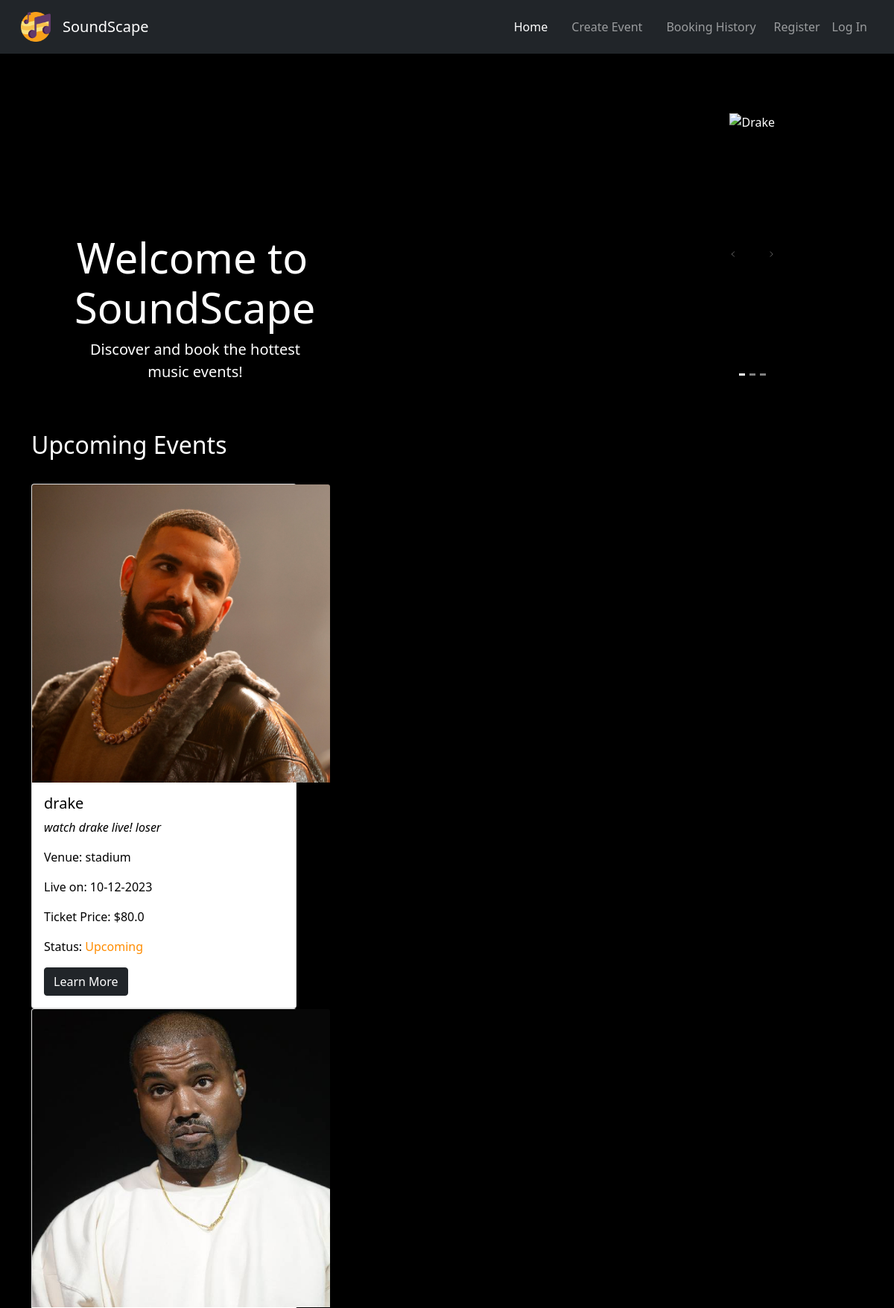
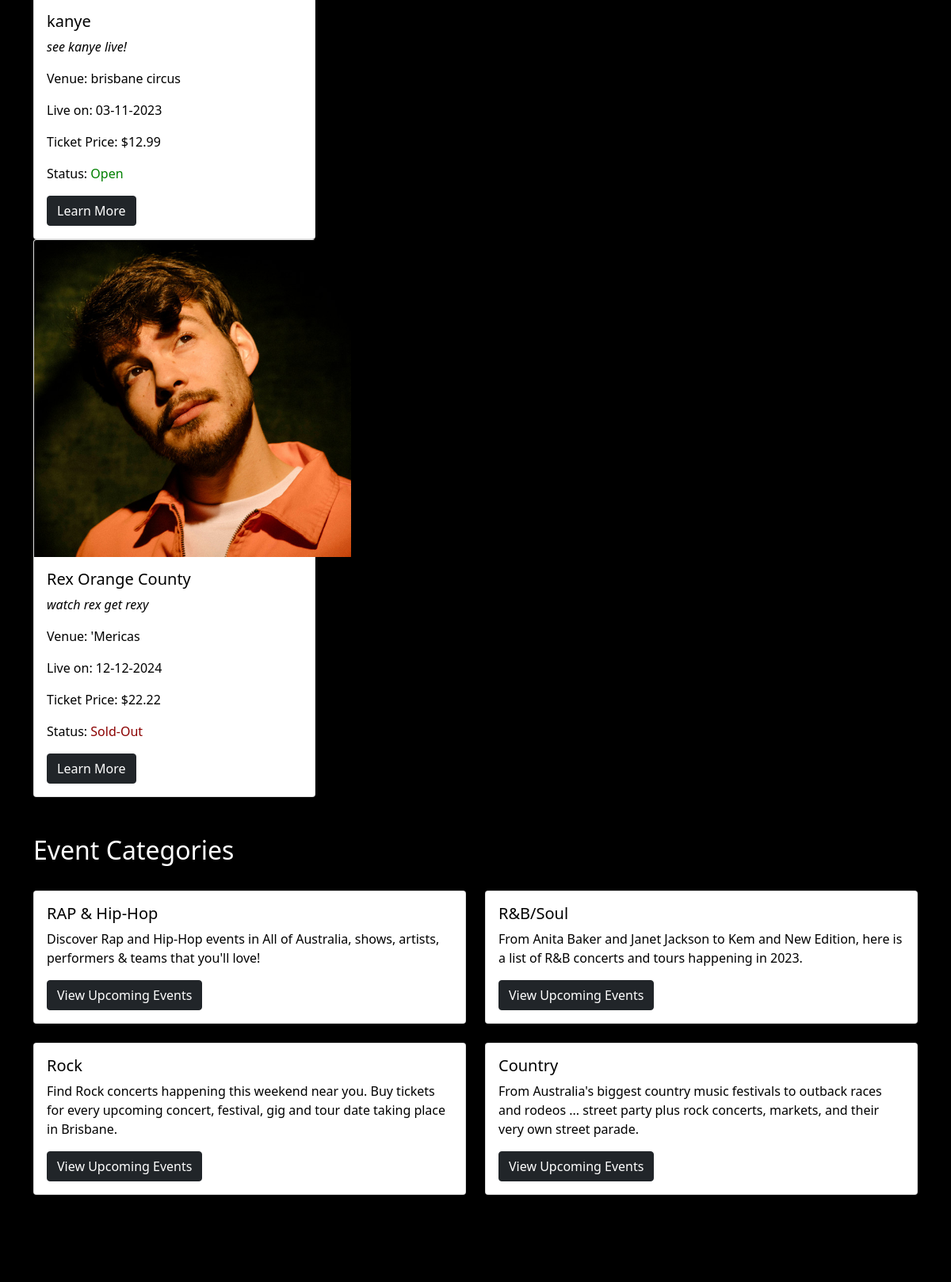
The page / (upper part) on the database its author committed (2 pictures, top to bottom).
### soundscape/models.py (models this page shows, shortened)
class Event(db.Model):
    __tablename__ = 'events'
    id = db.Column(db.Integer, primary_key=True)
    title = db.Column(db.String(50))
    description = db.Column(db.String(400))
    image = db.Column(db.String(400))
    venue = db.Column(db.String(100))
    date = db.Column(db.Date, default=datetime.now())
    status = db.Column(db.String(50))
    price = db.Column(db.Float)
    genre = db.Column(db.String(100))
    start_time = db.Column(db.Time)
    end_time = db.Column(db.Time)
    tickets_available = db.Column(db.Integer)

### soundscape/views.py (the view)
@mainbp.route('/')
def index():
    try:
        events = db.session.query(Event).all()  # Querying all events from the database
    except Exception as e:
        print(f"Error fetching events: {e}")  # Printing the error if there's an issue fetching events
        events = []  # Setting events to an empty list if there's an error
    return render_template('index.html', events=events)  # Rendering the main page template with the events

### soundscape/templates/index.html (shortened to what this page needs)
{% extends 'base.html' %}
{% block content %}
<div class="container-fluid">
    <div class="row">
        <div class="col-md-6">
            <div class="container mt-5">
                <div class="jumbotron">
                    <h1 class="display-4">Welcome to SoundScape</h1>
                    <p class="lead">Discover and book the hottest music events!</p>
                </div>
            </div>
        </div>
        <div class="col-md-6 d-flex justify-content-end">
            <div id="carouselExampleCaptions" class="carousel slide">
                <div class="carousel-indicators">
                    <button type="button" data-bs-target="#carouselExampleCaptions" data-bs-slide-to="0" class="active" aria-current="true" aria-label="Slide 1"></button>
                    <button type="button" data-bs-target="#carouselExampleCaptions" data-bs-slide-to="1" aria-label="Slide 2"></button>
                    <button type="button" data-bs-target="#carouselExampleCaptions" data-bs-slide-to="2" aria-label="Slide 3"></button>
                </div>
                <div class="carousel-inner">
                    <div class="carousel-item active">
                        <img src="{{ url_for('static', filename='img/drake.png') }}" class="d-block w-100" alt="Drake">
                        <div class="carousel-caption d-none d-md-block">
                        </div>
                    </div>
                </div>
                <button class="carousel-control-prev" type="button" data-bs-target="#carouselExampleCaptions" data-bs-slide="prev">
                    <span class="carousel-control-prev-icon" aria-hidden="true"></span>
                </button>
                <button class="carousel-control-next" type="button" data-bs-target="#carouselExampleCaptions" data-bs-slide="next">
                    <span class="carousel-control-next-icon" aria-hidden="true"></span>
                </button>
            </div>
        </div>
    </div>
</div>
<section class="upcoming-events">
  <div class="container mt-5">
      <h2>Upcoming Events</h2>
      <br>
      <div class="row">
          <div class="col-md-4">
            {% for event in events %}
              <div class="card">
                  <img src="{{ event.image }}" class="card-img-top" alt="...">
                  <div class="card-body">
                      <h5 class="card-title">{{ event.title }}</h5>
                      <p class="card-text"><i>{{ event.description }}</i></p>
                      <p class="card-text">Venue: <span>{{ event.venue }}</span></p>
                      <p class="card-text">Live on: <span>{{ event.date.strftime('%d-%m-%Y') }}</span></p>
                      <p class="card-text">Ticket Price: <span>${{ event.price }}</span></p>
                      {% if event.status == 'Open' %}
                            <p class="card-text">Status: <span style="color: green;">{{ event.status }}</span></p>
                        {% elif event.status == 'Closed' %}
                            <p class="card-text">Status: <span style="color: darkred;"></span>{{ event.status }}</span></p>
                        {% elif event.status == 'Upcoming' %}
                            <p class="card-text">Status: <span style="color: darkorange;">{{ event.status }}</span></p>
                        {% elif event.status == 'Sold-Out' %}
                            <p class="card-text">Status: <span style="color: darkred;">{{ event.status }}</span></p>
                        {% else %}
                            <p class="card-text" style="color: black;">Status: {{ event.status }}</p>
                        {% endif %}
                      <a href="specific_event.html" class="btn btn-dark">Learn More</a>
                  </div>
              </div>
              {% endfor %}
          </div>
</section>
<section>
  <div class="container mt-5 event-cat">
      <h2>Event Categories</h2>
      <br>
      <div class="row">
          <div class="col-sm-6">
              <div class="card">
                  <div class="card-body">
                      <h5 class="card-title">RAP & Hip-Hop</h5>
                      <p class="card-text">Discover Rap and Hip-Hop events in All of Australia, shows, artists, performers & teams that you'll love!</p>
                      <a href="#" class="btn btn-dark">View Upcoming Events</a>
                  </div>
              </div>
          </div>
          <div class="col-sm-6">
              <div class="card">
                  <div class="card-body">
                      <h5 class="card-title">R&B/Soul</h5>
                      <p class="card-text">From Anita Baker and Janet Jackson to Kem and New Edition, here is a list of R&B concerts and tours happening in 2023.</p>
                      <a href="#" class="btn btn-dark">View Upcoming Events</a>
                  </div>
              </div>
          </div>
      </div>
      <br>
      <div class="row">
          <div class="col-sm-6">
              <div class="card">
                  <div class="card-body">
                      <h5 class="card-title">Rock</h5>
                      <p class="card-text">Find Rock concerts happening this weekend near you. Buy tickets for every upcoming concert, festival, gig and tour date taking place in Brisbane.</p>
                      <a href="#" class="btn btn-dark">View Upcoming Events</a>
                  </div>
              </div>
          </div>
          <div class="col-sm-6">
              <div class="card">
                  <div class="card-body">
                      <h5 class="card-title">Country</h5>
                      <p class="card-text">From Australia's biggest country music festivals to outback races and rodeos ... street party plus rock concerts, markets, and their very own street parade.</p>
                      <a href="#" class="btn btn-dark">View Upcoming Events</a>
                  </div>
              </div>
          </div>
      </div>
  </div>
</section>
{% endblock %}

### soundscape/templates/base.html (shortened to what this page needs)
<!DOCTYPE html>
<html lang="en">
<head>
  <link href="https://cdn.jsdelivr.net/npm/bootstrap@5.1.3/dist/css/bootstrap.min.css" rel="stylesheet">
  <link rel="stylesheet" href="{{ url_for('static', filename='css/styles.css') }}">
</head>
<body class="index-bg">
  <nav class="navbar navbar-expand-lg navbar-dark bg-dark p-3">
    <div class="container-fluid">
      <img class="nav-logo" src="{{ url_for('static', filename='img/music-notes.png') }}">
      <a class="navbar-brand" href="/">SoundScape</a>
      <div class="collapse navbar-collapse" id="navbarNavDropdown">
        <ul class="navbar-nav ms-auto">
          <li class="nav-item">
            <a class="nav-link mx-2 active" href="{{ url_for('main.index') }}">Home</a>
          </li>
          <li class="nav-item">
            <a class="nav-link mx-2" href="{{ url_for('event.create') }}">Create Event</a>
          </li>
          <li class="nav-item">
            <a class="nav-link mx-2" href="#">Booking History</a>
          </li>
          {% if current_user.is_authenticated %}
          <li class="nav-item">
            <a class="nav-item nav-link disabled text-muted" href="/">Welcome {{current_user.name}}</a>
          </li>
          <li class="nav-item">
            <a class="nav-item nav-link" href="{{ url_for('auth.logout') }}">Log Out</a>
          </li>
          {% else %}
          <li class="nav-item">
            <a class="nav-item nav-link" href="{{ url_for('auth.register') }}">Register</a>
          </li>
          <li class="nav-item">
            <a class="nav-item nav-link" href="{{ url_for('auth.login') }}">Log In</a>
          </li>
          {% endif %}
        </ul>
      </div>
    </div>
  </nav>
  {% block content %}
  {% endblock %}
</body>
</html>

### soundscape/static/css/styles.css (style rules this page uses)
html, body { background-image: url('static/img/crowd.jpg'); background-size: cover; background-repeat: no-repeat; background-attachment: fixed; height: 100%; width: 100%; margin: 0; background-color: #000000; }
span { font-weight: 500; }
.nav-logo { width: 3.5rem; padding-right: 1rem; }
.index-bg { color: #fff; background-image: url('https://images.unsplash.com/photo-1573152958734-1922c188fba3?ixlib=rb-4.0.3&ixid=M3wxMjA3fDB8MHxzZWFyY2h8NHx8Y29uY2VydCUyMGNyb3dkfGVufDB8fDB8fHww&w=1000&q=80'); height: auto; background-position: center; background-repeat: no-repeat; background-size: cover; position: relative; }
.index-bg::before { content: ""; position: absolute; top: 0; left: 0; height: 100%; width: 100%; margin: 0; background-color: rgba(0, 0, 0, 0.5); pointer-events: none; z-index: -1; }
.jumbotron h1 { font-weight: 500; margin-top: 10rem; margin-left: 4rem; text-align: center; }
.jumbotron p { font-weight: 500; margin-left: 4.5rem; text-align: center; }
.navbar-brand { font-weight: 500; }
.col-md-6 { padding-right: 10rem; padding-top: 5rem; }
.event-cat { margin-bottom: 7rem; }
.event-cat h5 { color: #000; }
.event-cat p { color: #000; }
.upcoming-events p { color: #000; }
.upcoming-events h5 { color: #000; }
.card-img-top { width: 25rem; height: 25rem; }

### rows shown on the page
Event: image (picture), title "drake", description "watch drake live! loser", venue "stadium", date "10-12-2023", price "80.0", status "Upcoming"
Event: image (picture), title "kanye", description "see kanye live!", venue "brisbane circus", date "03-11-2023", price "12.99", status "Open"
Event: image (picture), title "Rex Orange County", description "watch rex get rexy", venue "'Mericas", date "12-12-2024", price "22.22", status "Sold-Out"
